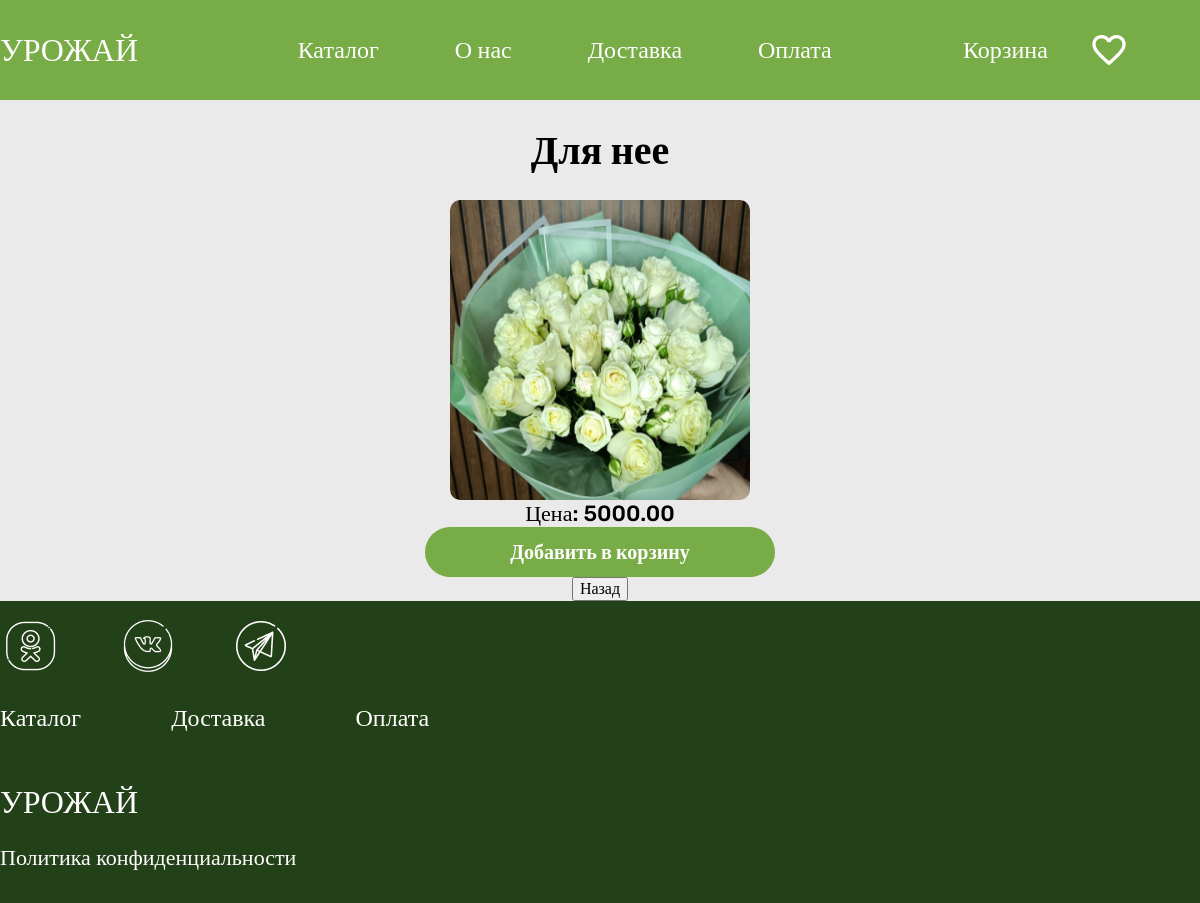
Page /product/9 on the committed database.
### catalog/models.py (models this page shows, shortened)
class Catalog(models.Model):
    CATEGORY_CHOICES = [
        ('Цветы', 'Цветы'),
        ('Семена', 'Семена'),
        ('Игрушки', 'Игрушки'),
        ('Разное', 'Разное'),
    ]
    category = models.CharField(max_length=50, choices=CATEGORY_CHOICES, verbose_name='Категория')
    name = models.CharField(max_length=100, verbose_name='Название')
    price = models.DecimalField(max_digits=10, decimal_places=2, verbose_name='Цена')
    description = models.TextField(verbose_name='Описание')
    photo = models.ImageField(upload_to='photos/', verbose_name='Фотография')

### catalog/views.py (the view)
# urls.py: path('product/<int:pk>', PostDetailView.as_view(), name='detail'),
class PostDetailView(DetailView):
    model = Catalog
    template_name = 'product.html'
    context_object_name = 'product'

### catalog/templates/product.html (shortened to what this page needs)
{% extends 'base.html' %}
{% block styles %}
    {% load static %}
    <link rel="stylesheet" type="text/css" href="{% static 'css/product_style.css' %}">
    <link rel="stylesheet" type="text/css" href="{% static 'css/reset.css' %}">
    <link rel="stylesheet" type="text/css" href="{% static 'css/header_footer.css' %}">
{% endblock %}
{% block content %}
    <section class="catalog">
        <h1> {{product.name}} </h1>
        <div>
            <img class="img" src="{{product.photo.url}}" alt="Изображение продукта" />
        </div>
        <p class="cost">Цена: {{product.price}}</p>
        <div class="detailed1">
            <button class="detailed color" type="button">Добавить в корзину</button>
        </div>
        <div class="back">
            <button onclick="history.back()">Назад</button>
        </div>
    </section>
{% endblock %}

### static/css/product_style.css (style rules this page uses)
.catalog { display: flex; flex-direction: column; align-items: center; }
h1 { font-size: 40px; font-family: "Rubik"; height: 100px; display: flex; align-items: center; }
.cost { font-size: 40px; font-family: "Rubik"; height: 100px; display: flex; align-items: center; }
.detailed1 { display: flex; justify-content: flex-end; align-items: flex-end; height: 50px; width: 350px; }
.detailed { border: none; color: #FFFDFD; font-family: "Rubik"; font-size: 20px; height: 100%; width: 100%; border-bottom: 1px solid #78AC47; border-radius: 50px; background-color: #78AC47; display: flex; justify-content: center; align-items: center; font-weight: 700; }
.img { height: 300px; width: 300px; background-size: cover; background-position: center; border-radius: 10px; }

### static/css/style.css (style rules this page uses)
html { height: 100%; width: 100%; }
body { height: 100%; width: 100%; }
.catalog { background-color: #EAEAEA; height: fit-content; }
.img { cursor: pointer; }
.cost { height: 27px; font-size: 22px; font-family: "Rubik"; font-weight: 500; }
.detailed1 { display: flex; justify-content: flex-end; align-items: flex-end; height: 50px; width: 350px; }
.detailed { border: none; color: #FFFDFD; font-family: "Rubik"; font-size: 20px; height: 100%; width: 100%; border-bottom: 1px solid #78AC47; border-radius: 50px; background-color: #78AC47; display: flex; justify-content: center; align-items: center; font-weight: 700; }

### rows in the picture
Catalog: name "Для нее", photo (picture), price "5000.00"
